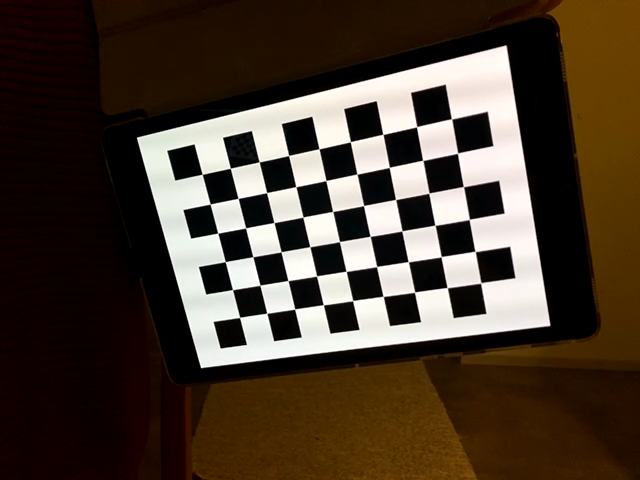
#> input picture solvepnp/images/img5.png, 640 x 480 px
$ python democode.py
#> lines starting #> are read from the running program, lines starting #| are printed output that depends on the picture
#!/usr/bin/env python

# Show how to use solvePnP
#  - run camcalib.py first to get camera calibration data

import numpy as np
import cv2


# load previously saved calibration data
calib_data = np.load('./cameraCalibration/CameraParams.npz')
#> (reads solvepnp/cameraCalibration/CameraParams.npz from the repository)
cmx = calib_data['cameraMatrix']
dist = calib_data['dist']

def draw(img, corners, imgpts):

    corner = tuple(corners[0].ravel())
    img = cv2.line(img, tuple(map(int, corner)), tuple(map(int, imgpts[0].ravel())), (255, 0, 0), 10)
    img = cv2.line(img, tuple(map(int, corner)), tuple(map(int, imgpts[1].ravel())), (0, 255, 0), 10)
    img = cv2.line(img, tuple(map(int, corner)), tuple(map(int, imgpts[2].ravel())), (0, 0, 255), 10)

    return img


axis = np.float32([[3,0,0], [0,3,0], [0,0,-3]]).reshape(-1,3)

# img points
img = cv2.imread('./images/img5.png')
#> img is the input picture: shape (480, 640, 3); mean B, G, R 48.2, 60.8, 74.2
grey = cv2.cvtColor(img, cv2.COLOR_BGR2GRAY)
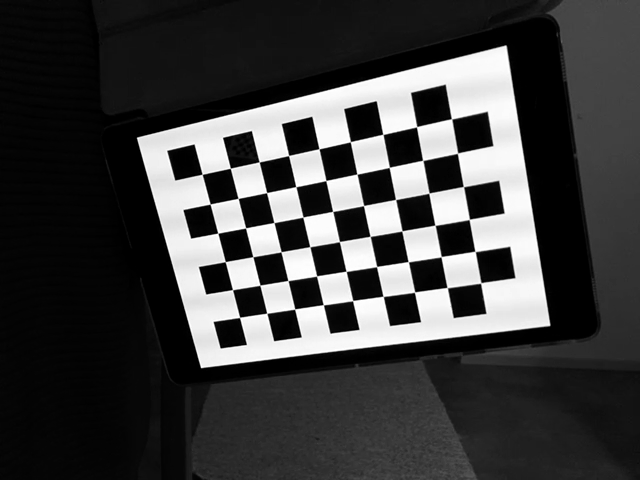
#> grey: shape (480, 640); min 0, max 255, mean 63.4
ret, corners = cv2.findChessboardCorners(grey, (9,6), None)
#> ret = True; corners = 54 rows, first 8: [202.1, 174.3], [230.3, 168.2], [259.2, 161.9], [288.6, 155.5], [319, 148.7], [350.3, 141.7], [382.9, 134.4], [416.5, 126.8]

# 3d points
objp = np.zeros((6*9,3), np.float32)
objp[:,:2] = np.mgrid[0:9,0:6].T.reshape(-1,2)

# compute transform
#   - solvePnP requires camera calibraiton
#   - the same info is also returned by calibrateCamera
ret, rvec, tvec = cv2.solvePnP(objp, corners, cmx, dist)
#> rvec = [0.198, 0.237, -0.201]; tvec = [-3.77, -1.81, 17.36]

# transform axis to images plane
axis_img,_ = cv2.projectPoints(axis, rvec, tvec, cmx, dist)
#> axis_img = [[288.6, 155.5], [225.3, 261.6], [155.6, 187.2]]

# draw axis
draw(img, corners, axis_img)
#> in draw, `corner = tuple(corners[0].ravel())`: corner = (202.1, 174.3)
#> in draw, `img = cv2.line(img, tuple(map(int, corner)), tuple(map(int, imgpts[2]...`:
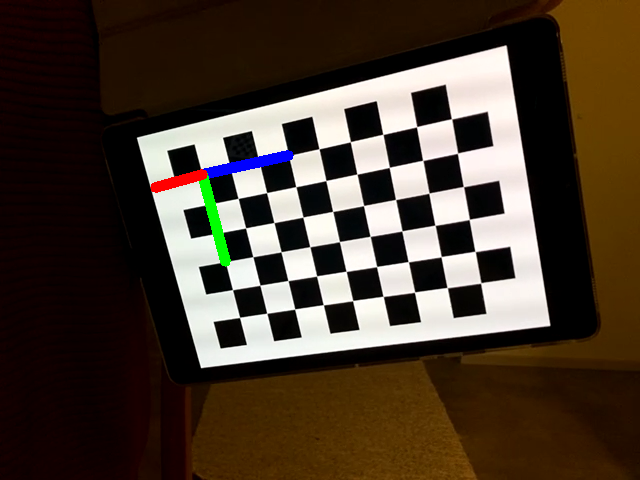
#> img: shape (480, 640, 3); mean B, G, R 47.9, 60.5, 73.5
cv2.imshow('img', img)
cv2.waitKey()
cv2.destroyAllWindows()
